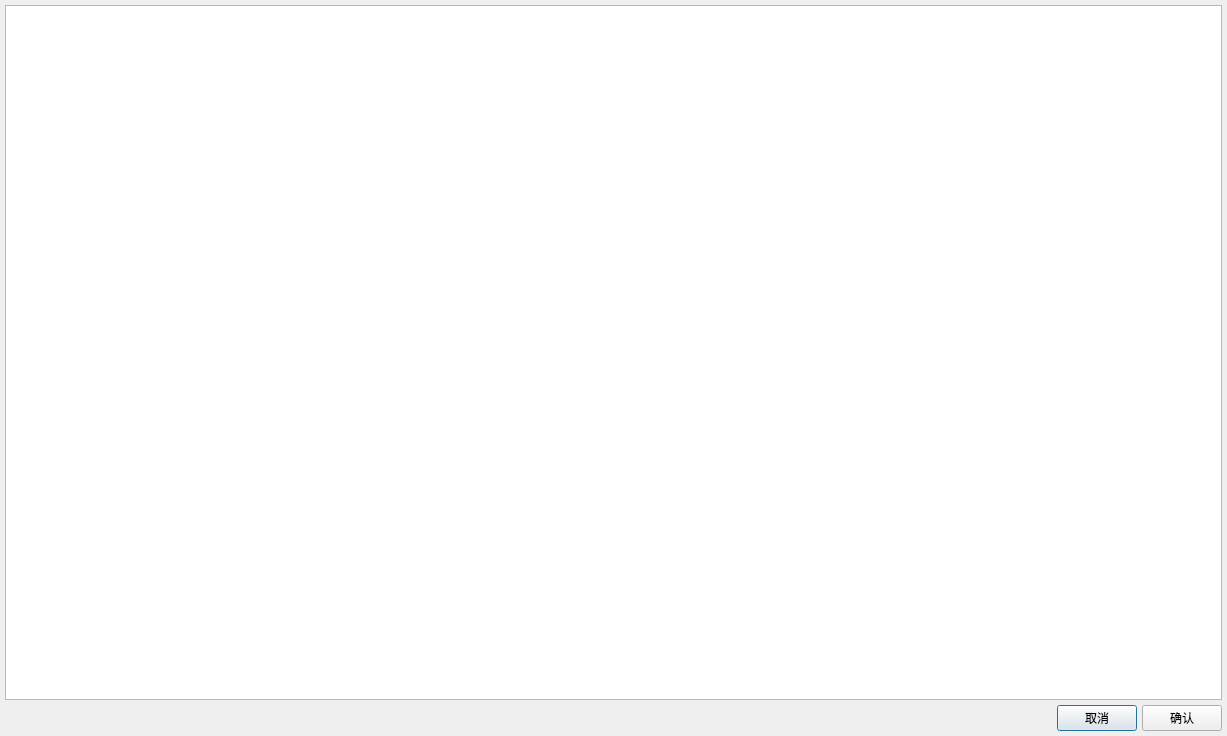
<?xml version="1.0" encoding="UTF-8"?>
<ui version="4.0">
 <class>StandardDlg</class>
 <widget class="QDialog" name="StandardDlg">
  <property name="geometry">
   <rect>
    <x>0</x>
    <y>0</y>
    <width>1227</width>
    <height>736</height>
   </rect>
  </property>
  <property name="windowTitle">
   <string>Dialog</string>
  </property>
  <layout class="QGridLayout" name="gridLayout">
   <property name="leftMargin">
    <number>5</number>
   </property>
   <property name="topMargin">
    <number>5</number>
   </property>
   <property name="rightMargin">
    <number>5</number>
   </property>
   <property name="bottomMargin">
    <number>5</number>
   </property>
   <property name="spacing">
    <number>5</number>
   </property>
   <item row="0" column="0">
    <widget class="QTableWidget" name="tableWidget"/>
   </item>
   <item row="1" column="0">
    <layout class="QHBoxLayout" name="horizontalLayout">
     <item>
      <spacer name="horizontalSpacer">
       <property name="orientation">
        <enum>Qt::Horizontal</enum>
       </property>
       <property name="sizeHint" stdset="0">
        <size>
         <width>438</width>
         <height>20</height>
        </size>
       </property>
      </spacer>
     </item>
     <item>
      <widget class="QPushButton" name="btnCancel">
       <property name="text">
        <string>取消</string>
       </property>
      </widget>
     </item>
     <item>
      <widget class="QPushButton" name="btnOk">
       <property name="text">
        <string>确认</string>
       </property>
      </widget>
     </item>
    </layout>
   </item>
  </layout>
 </widget>
 <resources/>
 <connections/>
</ui>
